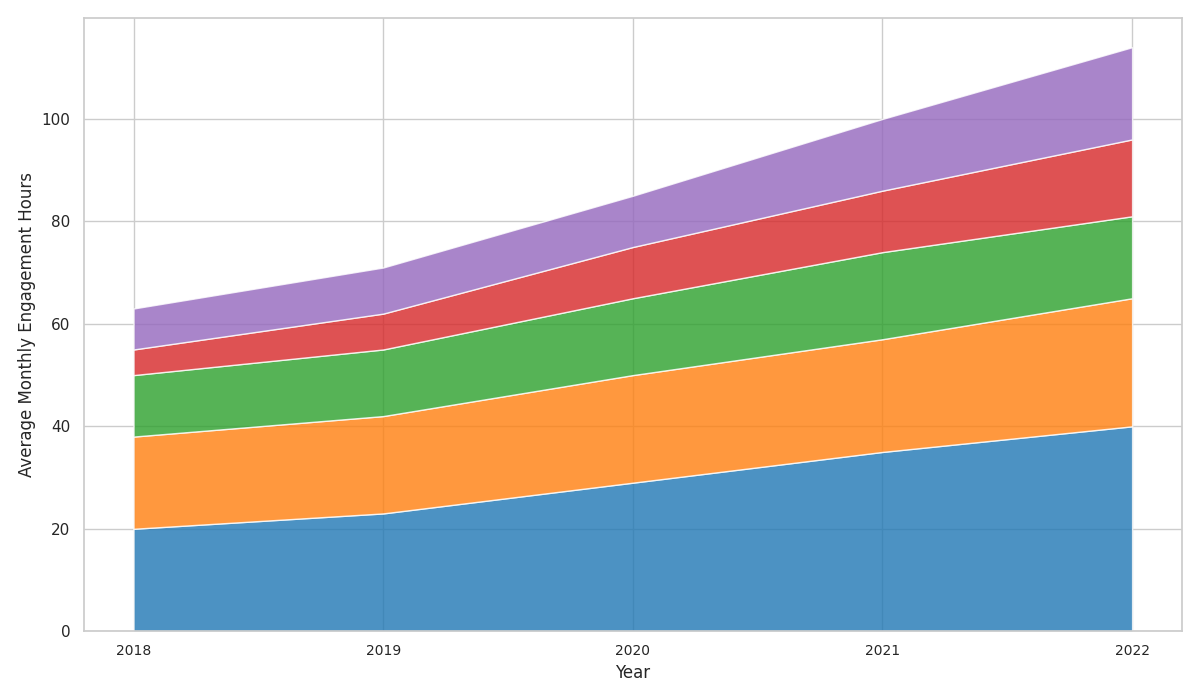

The Python source for this figure:
import matplotlib.pyplot as plt
import numpy as np

years = np.array([2018, 2019, 2020, 2021, 2022])
video_streaming = np.array([20, 23, 29, 35, 40])
social_networking = np.array([18, 19, 21, 22, 25])
online_news = np.array([12, 13, 15, 17, 16])
podcasts = np.array([5, 7, 10, 12, 15])
gaming = np.array([8, 9, 10, 14, 18])

platforms = [video_streaming, social_networking, online_news, podcasts, gaming]
colors = ['#1f77b4', '#ff7f0e', '#2ca02c', '#d62728', '#9467bd']

plt.figure(figsize=(12, 7))
plt.stackplot(years, *platforms, colors=colors, alpha=0.8)

plt.xticks(years, fontsize=10)
plt.xlabel('Year', fontsize=12)
plt.ylabel('Average Monthly Engagement Hours', fontsize=12)

plt.tight_layout()
plt.show()
